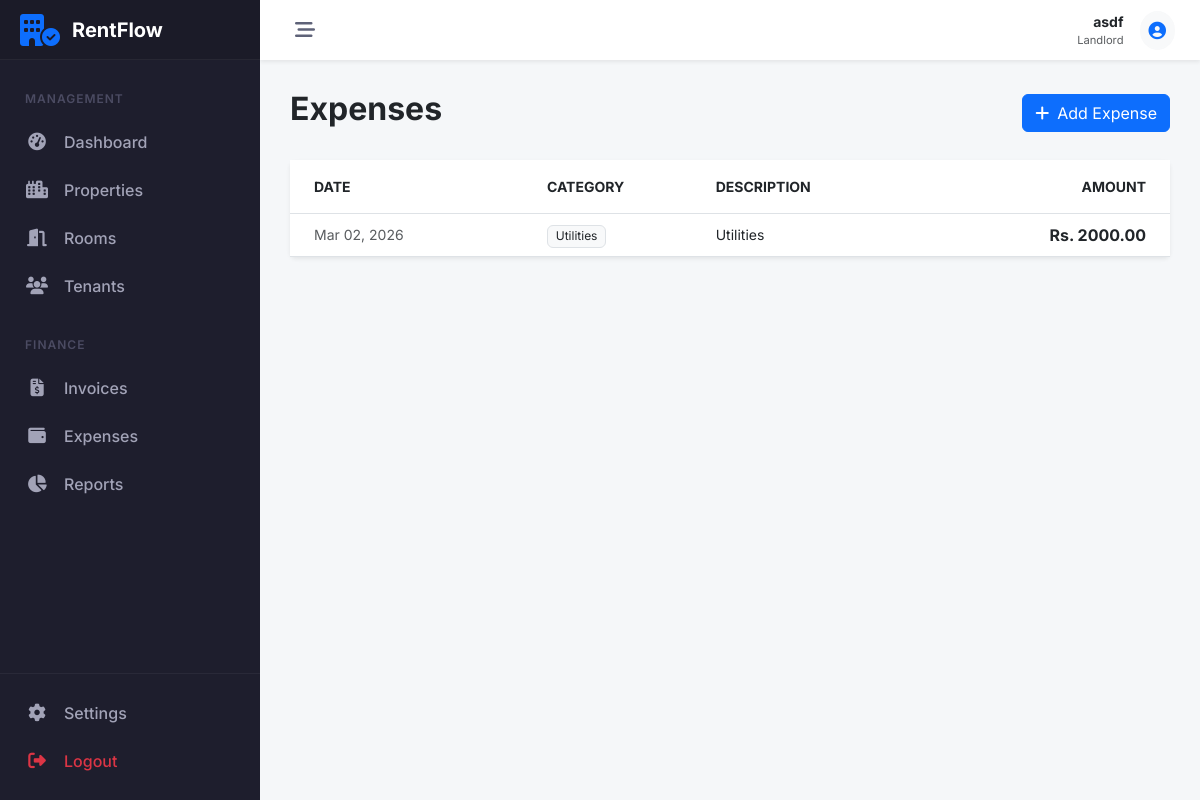
The app's page /payments/expenses/ (signed in), older data.
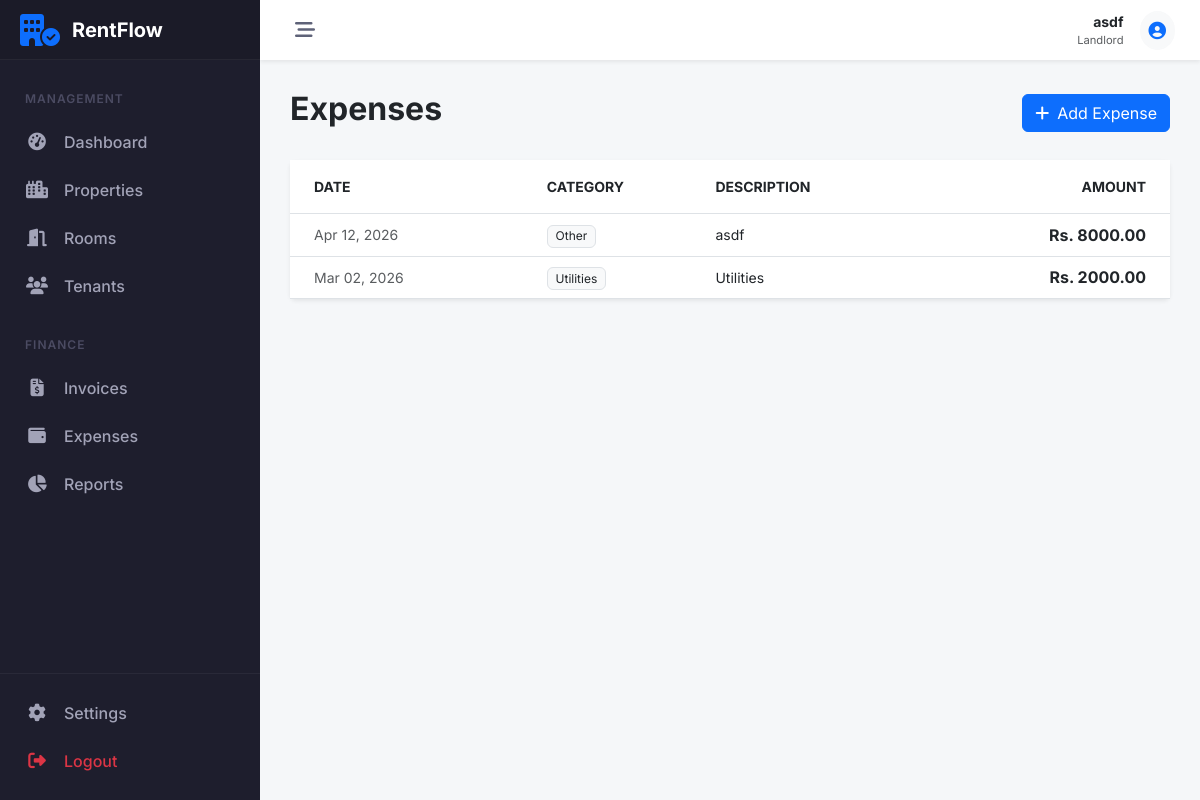
The same page, newer data.
### payments/models.py (models this page shows, shortened)
class Expense(models.Model):
    CATEGORY_CHOICES = (
        ('MAINTENANCE', 'Maintenance'),
        ('UTILITIES', 'Utilities'),
        ('TAX', 'Tax'),
        ('REPAIR', 'Repair'),
        ('OTHER', 'Other'),
    )
    landlord = models.ForeignKey('auth.User', on_delete=models.CASCADE)
    category = models.CharField(max_length=20, choices=CATEGORY_CHOICES)
    amount = models.DecimalField(max_digits=10, decimal_places=2)
    date = models.DateField(auto_now_add=True)
    description = models.TextField(blank=True)
    created_at = models.DateTimeField(auto_now_add=True)

### payments/views.py (the view)
# urls.py: path('expenses/', ExpenseListView.as_view(), name='expense_list'),
class ExpenseListView(LandlordRequiredMixin, ListView):
    model = Expense
    template_name = 'payments/expense_list.html'
    context_object_name = 'expenses'
    def get_queryset(self):
        return Expense.objects.filter(landlord=self.request.user).order_by('-date')

### core/mixins.py (called while the page is built)
    def test_func(self):
        user = self.request.user
        return user.is_authenticated and hasattr(user, 'profile') and user.profile.role == 'LANDLORD'

### payments/templates/payments/expense_list.html (shortened to what this page needs)
{% extends 'core/base.html' %}
{% block content %}
<div class="d-flex justify-content-between align-items-center mb-4">
    <h2 class="fw-bold text-dark">Expenses</h2>
    <a href="{% url 'payments:expense_create' %}" class="btn btn-primary">
        <i class="fa-solid fa-plus me-2"></i>Add Expense
    </a>
</div>
<div class="card shadow-sm border-0">
    <div class="card-body p-0">
        <div class="table-responsive">
            <table class="table table-hover align-middle mb-0">
                <thead class="bg-light text-muted small text-uppercase fw-bold">
                    <tr>
                        <th class="px-4 py-3">Date</th>
                        <th class="py-3">Category</th>
                        <th class="py-3">Description</th>
                        <th class="py-3 text-end px-4">Amount</th>
                    </tr>
                </thead>
                <tbody>
                    {% for expense in expenses %}
                    <tr>
                        <td class="px-4 small text-muted">{{ expense.date|date:"M d, Y" }}</td>
                        <td>
                            <span class="badge bg-light text-dark border fw-normal">
                                {{ expense.get_category_display }}
                            </span>
                        </td>
                        <td class="small">{{ expense.description|default:"-" }}</td>
                        <td class="text-end px-4 fw-bold">Rs. {{ expense.amount }}</td>
                    </tr>
                    {% endfor %}
                </tbody>
            </table>
        </div>
    </div>
</div>
{% endblock %}

Row changes from the older to the newer data that the page shows:
added Expense: date "Apr 12, 2026", category "Other", description "asdf", amount "8000.00"
